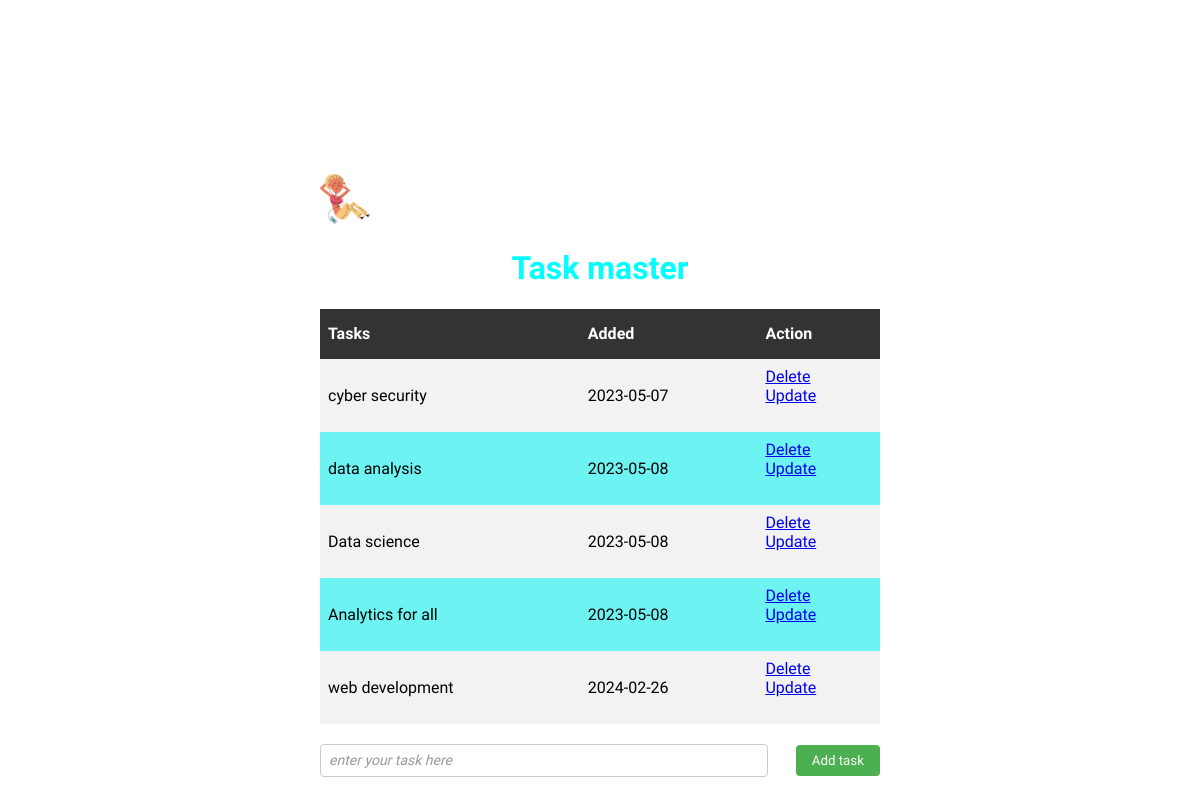
The page / on the database its author committed.
### app.py (models this page shows, shortened)
class Todo(db.Model):
    id = db.Column(db.Integer, primary_key = True)
    content = db.Column(db.String(200), nullable = False)
    completed = db.Column(db.Integer,default = 0)
    date_created = db.Column(db.DateTime, default= datetime.utcnow)

### app.py (the view)
@app.route('/',methods=['POST','GET'])
def index():
    if request.method == 'POST':
        task_content = request.form['content']
        new_task = Todo(content=task_content)
        try:
            db.session.add(new_task)
            db.session.commit()
            return redirect('/')
        except:
            return 'Error committing to the database'
    else:
        tasks = Todo.query.order_by(Todo.date_created).all()
        return render_template('index.html',tasks=tasks, message='successful')

### templates/index.html (shortened to what this page needs)
{% extends 'base.html' %}
{% block head %}
<link rel="stylesheet" href="{{ url_for('static', filename='css/main.css') }}">
{% endblock %}
{% block body %}
<div class="container">
  <div class="img">
    <img src="{{ url_for('static', filename='images/listening.png') }}" alt="icon" width="50px" height="50px">
  </div>
 <h1>Task master</h1>
  <table>
    <tr>
        <th>Tasks</th>
        <th>Added</th>
        <th>Action</th>
    </tr>
    {% for task in tasks %}
      <tr>
          <td>{{ task.content }}</td>
          <td>{{ task.date_created.date() }}</td>
          <td><a href="/delete/{{ task.id }}">Delete</a><br><a href="/update/{{ task.id }}">Update</a><br><br></td>
      </tr>
    {% endfor %}
  </table>
  <div class="formm">
    <form id="myform" action='/' method="POST">
        <input type="text" id="content" name="content" placeholder="enter your task here" required>
        <input type="submit" value="Add task">
    </form>
  </div>
</div>
{% endblock %}

### templates/base.html
<!DOCTYPE html>
<html>
<head>
{% block head %}{% endblock %}
</head>
<body>
{% block body %}{% endblock %}
</body>
</html>

### static/css/main.css (style rules this page uses)
body { display: flex; justify-content: center; align-items: center; height: 100vh; font-family: 'Gruppo', cursive; }
.container { width: 50%; height: 500px; background-color: #fff; border-radius: 8px; padding: 16px; box-sizing: border-box; }
h1 { text-align: center; color:aqua; }
table { border-collapse: collapse; width: 100%; }
th, td { text-align: left; padding: 8px; }
th { background-color: #333; color: white; }
tr { height: 50px; }
tr:nth-child(even) { background-color: #f2f2f2; }
tr:nth-child(odd) { background-color: #57f2efdd; }
form { display: flex; flex-direction: row; align-items: center; }
input[type="text"] { padding: 8px; border: 1px solid #ccc; border-radius: 4px; width: 90%; margin-top: 20px; font-family: 'Gruppo', cursive; }
input[type="submit"] { background-color: #4CAF50; color: white; padding: 8px 16px; border: none; border-radius: 4px; cursor: pointer; margin-top: 20px; margin-left: 5%; font-family: 'Gruppo', cursive; }
input::placeholder { color: #999; font-style: italic; font-size: 14px; font-family: 'Indie Flower', cursive; }

### rows shown on the page
Todo: content "cyber security", date_created "2023-05-07"
Todo: content "data analysis", date_created "2023-05-08"
Todo: content "Data science", date_created "2023-05-08"
Todo: content "Analytics for all", date_created "2023-05-08"
Todo: content "web development", date_created "2024-02-26"
